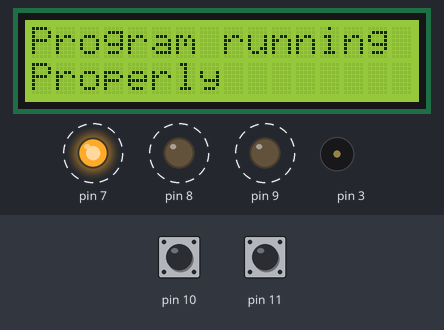
The sketch below on a simulated Arduino Uno, built with avr-gcc and run on an emulated ATmega328P. Parts: 16×2 character LCD, output pins drawn as LEDs (lit = HIGH), buzzer (waves = sounding). Dashed ring = blinking. The inputs (shaded band) are chosen by the test bench; at power-on: pin 10 HIGH, pin 11 HIGH. What the sketch prints to the serial monitor is not drawn. At 9.6 s the program stops and its outputs stay as they are.

Above: at 3.5 s.
3.6 s: pin 10 pulled LOW for 0.25 s
At 4.7 s:
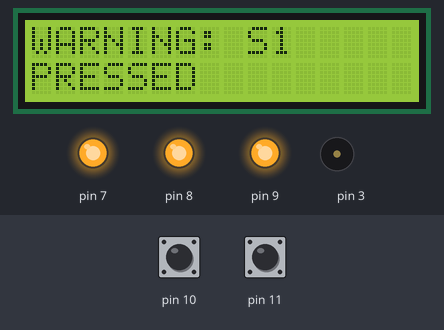
At 5.2 s:
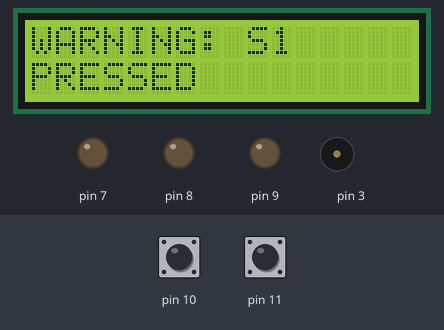
5.4 s: pin 11 pulled LOW for 3.2 s
At 9.4 s:
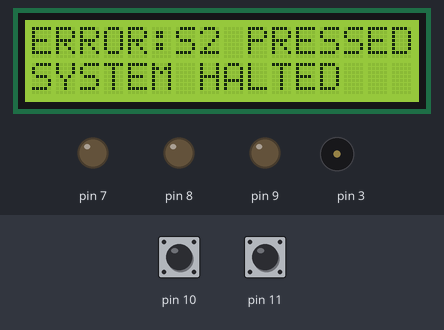
Timing chart, 0 to 10.9 s (numbered marks = the images above; inputs shaded):
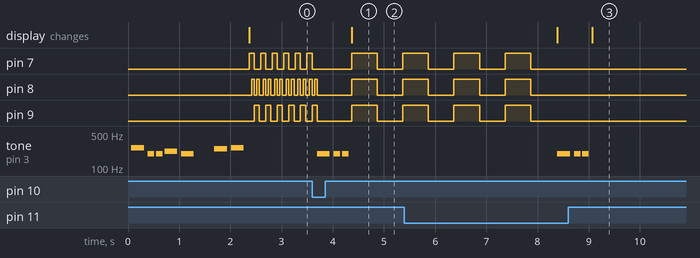

The sketch:

sketch_may19a.ino
```cpp
#include <Wire.h>   // standardowa biblioteka Arduino
#include <LiquidCrystal_I2C.h> // dolaczenie pobranej biblioteki I2C dla LCD
#include "pitches.h"

LiquidCrystal_I2C lcd(0x3F, 2, 1, 0, 4, 5, 6, 7, 3, POSITIVE);  // Ustawienie adresu ukladu na 0x27

int melody[] = {
  NOTE_C4, NOTE_G3, NOTE_G3, NOTE_A3, NOTE_G3, 0, NOTE_B3, NOTE_C4
};

// note durations: 4 = quarter note, 8 = eighth note, etc.:
int noteDurations[] = {
  4, 8, 8, 4, 4, 4, 4, 4
};

int melody_error[] = {
  NOTE_G3, NOTE_G3, NOTE_G3
};

void setup() {
  // put your setup code here, to run once:
  pinMode(8, OUTPUT);
  pinMode(9, OUTPUT);
  pinMode(7, OUTPUT);
  pinMode(10,INPUT_PULLUP);
  pinMode(11,INPUT_PULLUP);
  Serial.begin(9600);
  lcd.begin(16,2);   // Inicjalizacja LCD 2x16
  lcd.backlight(); // zalaczenie podwietlenia
  for (int thisNote = 0; thisNote < 8; thisNote++) {

    // to calculate the note duration, take one second divided by the note type.
    //e.g. quarter note = 1000 / 4, eighth note = 1000/8, etc.
    int noteDuration = 1000 / noteDurations[thisNote];
    tone(3, melody[thisNote], noteDuration);

    // to distinguish the notes, set a minimum time between them.
    // the note's duration + 30% seems to work well:
    int pauseBetweenNotes = noteDuration * 1.30;
    delay(pauseBetweenNotes);
    // stop the tone playing:
    noTone(3);
  }

}

void loop() {
  // put your main code here, to run repeatedly:
  if(digitalRead(10) == LOW)
 {
   for (int thisNote = 0; thisNote < 3; thisNote++) {

    int noteDuration = 1000 / noteDurations[thisNote];
    tone(3, melody_error[thisNote], noteDuration);

    // to distinguish the notes, set a minimum time between them.
    // the note's duration + 30% seems to work well:
    int pauseBetweenNotes = noteDuration * 1.30;
    delay(pauseBetweenNotes);
    // stop the tone playing:
    noTone(3);
  }
   Serial.println("WARNING:S1 PRESSED!");
    lcd.clear();
    lcd.setCursor(0,0); // Ustawienie kursora w pozycji 0,0 (pierwszy wiersz, pierwsza kolumna)
    lcd.print("WARNING: S1");
    lcd.setCursor(0,1); //Ustawienie kursora w pozycji 0,0 (drugi wiersz, pierwsza kolumna)
    lcd.print("PRESSED");
    digitalWrite(9, HIGH);
    digitalWrite(8, HIGH);
    digitalWrite(7, HIGH);
    delay(500);
    digitalWrite(9, LOW);
    digitalWrite(8, LOW);
    digitalWrite(7, LOW);
    delay(500);
    digitalWrite(9, HIGH);
    digitalWrite(8, HIGH);
    digitalWrite(7, HIGH);
    delay(500);
    digitalWrite(9, LOW);
    digitalWrite(8, LOW);
    digitalWrite(7, LOW);
    delay(500);
    digitalWrite(9, HIGH);
    digitalWrite(8, HIGH);
    digitalWrite(7, HIGH);
    delay(500);
    digitalWrite(9, LOW);
    digitalWrite(8, LOW);
    digitalWrite(7, LOW);
    delay(500);
    digitalWrite(9, HIGH);
    digitalWrite(8, HIGH);
    digitalWrite(7, HIGH);
    delay(500);
    digitalWrite(9, LOW);
    digitalWrite(8, LOW);
    digitalWrite(7, LOW);
    delay(500);
    lcd.setCursor(0,0); // Ustawienie kursora w pozycji 0,0 (pierwszy wiersz, pierwsza kolumna)
    lcd.print("Program running");
    lcd.setCursor(0,1); //Ustawienie kursora w pozycji 0,0 (drugi wiersz, pierwsza kolumna)
    lcd.print("Properly");
 }
 if(digitalRead(11) == LOW)
 {
  for (int thisNote = 0; thisNote < 3; thisNote++) {

    int noteDuration = 1000 / noteDurations[thisNote];
    tone(3, melody_error[thisNote], noteDuration);

    // to distinguish the notes, set a minimum time between them.
    // the note's duration + 30% seems to work well:
    int pauseBetweenNotes = noteDuration * 1.30;
    delay(pauseBetweenNotes);
    // stop the tone playing:
    noTone(3);
  }
    lcd.clear();
    lcd.setCursor(0,0); // Ustawienie kursora w pozycji 0,0 (pierwszy wiersz, pierwsza kolumna)
    lcd.print("ERROR:S2 PRESSED");
    lcd.setCursor(0,1); //Ustawienie kursora w pozycji 0,0 (drugi wiersz, pierwsza kolumna)
    lcd.print("SYSTEM HALTED");
    digitalWrite(9, LOW);
    digitalWrite(8, LOW);
    digitalWrite(7, LOW);
    Serial.println("ERROR: S2 PRESSED! SYSTEM HALTED.");
    delay(500);
    exit(0);
 }
  lcd.clear();
  lcd.setCursor(0,0); // Ustawienie kursora w pozycji 0,0 (pierwszy wiersz, pierwsza kolumna)
  lcd.print("Program running");
  lcd.setCursor(0,1); //Ustawienie kursora w pozycji 0,0 (drugi wiersz, pierwsza kolumna)
  lcd.print("Properly");
  digitalWrite(7, HIGH);
  delay(50);
  digitalWrite(8, HIGH);
  delay(50);
  digitalWrite(7, LOW);
  digitalWrite(8, LOW);
  digitalWrite(9, HIGH);
  delay(50);
  digitalWrite(8, HIGH);
  delay(50);
  digitalWrite(9, LOW);
  digitalWrite(8, LOW);
  Serial.println("Loop Ended, program running properly");

}
```

pitches.h
```cpp
/*************************************************
 * Public Constants
 *************************************************/

#define NOTE_B0  31
#define NOTE_C1  33
#define NOTE_CS1 35
#define NOTE_D1  37
#define NOTE_DS1 39
#define NOTE_E1  41
#define NOTE_F1  44
#define NOTE_FS1 46
#define NOTE_G1  49
#define NOTE_GS1 52
#define NOTE_A1  55
#define NOTE_AS1 58
#define NOTE_B1  62
#define NOTE_C2  65
#define NOTE_CS2 69
#define NOTE_D2  73
#define NOTE_DS2 78
#define NOTE_E2  82
#define NOTE_F2  87
#define NOTE_FS2 93
#define NOTE_G2  98
#define NOTE_GS2 104
#define NOTE_A2  110
#define NOTE_AS2 117
#define NOTE_B2  123
#define NOTE_C3  131
#define NOTE_CS3 139
#define NOTE_D3  147
#define NOTE_DS3 156
#define NOTE_E3  165
#define NOTE_F3  175
#define NOTE_FS3 185
#define NOTE_G3  196
#define NOTE_GS3 208
#define NOTE_A3  220
#define NOTE_AS3 233
#define NOTE_B3  247
#define NOTE_C4  262
#define NOTE_CS4 277
#define NOTE_D4  294
#define NOTE_DS4 311
#define NOTE_E4  330
#define NOTE_F4  349
#define NOTE_FS4 370
#define NOTE_G4  392
#define NOTE_GS4 415
#define NOTE_A4  440
#define NOTE_AS4 466
#define NOTE_B4  494
#define NOTE_C5  523
#define NOTE_CS5 554
#define NOTE_D5  587
#define NOTE_DS5 622
#define NOTE_E5  659
#define NOTE_F5  698
#define NOTE_FS5 740
#define NOTE_G5  784
#define NOTE_GS5 831
#define NOTE_A5  880
#define NOTE_AS5 932
#define NOTE_B5  988
#define NOTE_C6  1047
#define NOTE_CS6 1109
#define NOTE_D6  1175
#define NOTE_DS6 1245
#define NOTE_E6  1319
#define NOTE_F6  1397
#define NOTE_FS6 1480
#define NOTE_G6  1568
#define NOTE_GS6 1661
#define NOTE_A6  1760
#define NOTE_AS6 1865
#define NOTE_B6  1976
#define NOTE_C7  2093
#define NOTE_CS7 2217
#define NOTE_D7  2349
#define NOTE_DS7 2489
#define NOTE_E7  2637
#define NOTE_F7  2794
#define NOTE_FS7 2960
#define NOTE_G7  3136
#define NOTE_GS7 3322
#define NOTE_A7  3520
#define NOTE_AS7 3729
#define NOTE_B7  3951
#define NOTE_C8  4186
#define NOTE_CS8 4435
#define NOTE_D8  4699
#define NOTE_DS8 4978
```

Measured:
- after the input at 3.6 s, tone on pin 3: goes 196 Hz 0.25 s, silent 0.08 s, 196 Hz 0.13 s, silent 0.04 s, 196 Hz 0.13 s, then silent, starting after 0.10 s; the display: changes after 0.77 s (image 1)
- after the input at 5.4 s, pin 7–9: goes on until 7.9 s, then stays LOW; tone on pin 3: goes 196 Hz 0.25 s, silent 0.08 s, 196 Hz 0.13 s, silent 0.04 s, 196 Hz 0.13 s, then silent, starting after 3.0 s; the display: first differs from a run without the input after 3.7 s (image 3)
